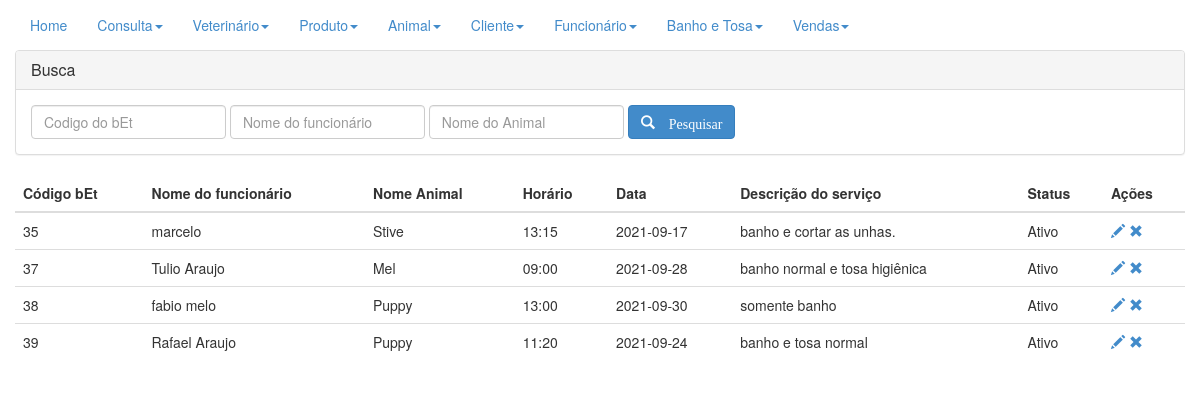
/sourcecode/conbanhoEtosa.php (signed in), run on the app's committed database.
### tables this page shows
CREATE TABLE `bet` (
  `codigo_bet` int(11) NOT NULL,
  `fk_func` int(11) NOT NULL,
  `fk_ani` int(11) NOT NULL,
  `horario` varchar(250) DEFAULT NULL,
  `data_prevista` varchar(250) DEFAULT NULL,
  `descricao` varchar(250) DEFAULT NULL,
  `status` varchar(250) DEFAULT NULL
);

CREATE TABLE `funcionario` (
  `codigo_func` int(11) NOT NULL,
  `nome` varchar(250) NOT NULL,
  `cpf` varchar(250) DEFAULT NULL,
  `telefone` varchar(50) DEFAULT NULL,
  `email` varchar(250) NOT NULL,
  `senha` varchar(250) NOT NULL,
  `status` binary(1) DEFAULT '0'
);

CREATE TABLE `animal` (
  `codigo_ani` int(11) NOT NULL,
  `nome` varchar(250) NOT NULL,
  `raca` varchar(250) DEFAULT NULL,
  `idade` varchar(250) DEFAULT NULL,
  `categoria` varchar(50) DEFAULT NULL,
  `preco` varchar(50) DEFAULT NULL,
  `status` binary(1) DEFAULT '0',
  `codigo_cli` int(11) DEFAULT NULL
);

### sourcecode/conbanhoEtosa.php (the view, shortened to what this page needs)
<!DOCTYPE html>
<html lang="pt_BR">
<head>
  <link rel="stylesheet" type="text/css" href="../CSS/bootstrap.css">
</head>
<body>
<div class="navbar-collapse collapse">
      <ul class="nav navbar-nav navbar-left">
        <li class="active"><a href="home.php">Home</a></li>
        <li class="dropdown ">
          <a href="#" class="dropdown-toggle" data-toggle="dropdown">Consulta<b class="caret"></b></a>
        </li>
        <li class="dropdown ">
          <a href="#" class="dropdown-toggle" data-toggle="dropdown">Veterinário<b class="caret"></b></a>
        </li>
        <li class="dropdown ">
          <a href="#" class="dropdown-toggle" data-toggle="dropdown">Produto<b class="caret"></b></a>
        </li>
        <li class="dropdown">
          <a href="#" class="dropdown-toggle" data-toggle="dropdown">Animal<b class="caret"></b></a>
        </li>
        <li class="dropdown">
          <a href="#" class="dropdown-toggle" data-toggle="dropdown">Cliente<b class="caret"></b></a>
        </li>
        <li class="dropdown">
          <a href="#" class="dropdown-toggle" data-toggle="dropdown">Funcionário<b class="caret"></b></a>
        </li>
        <li class="dropdown">
          <a href="#" class="dropdown-toggle" data-toggle="dropdown">Banho e Tosa<b class="caret"></b></a>
        </li>
        <li class="dropdown">
          <a href="#" class="dropdown-toggle" data-toggle="dropdown">Vendas<b class="caret"></b></a>
        </li>
      </ul>
    </div>
  <div class="container">
    <div class="row">
      <div class="panel-group" id="accordion">
        <div class="panel panel-default">
          <div class="panel-heading">
            <h4 class="panel-title">
              <a data-toggle="collapse" data-parent="#accordion" href="#collapseOne">Busca</a>
            </h4>
          </div>
          <div id="collapseOne" class="panel-collapse collapse in">
            <div class="panel-body">
              <form class="form-inline" method="POST" action="">
                <fieldset>
                  <div class="form-group">
                    <input type="number" class="form-control" name="ibcod" placeholder="Codigo do bEt">
                  </div>
                  <div class="form-group">
                    <input type="text" class="form-control" name="ibfunc" placeholder="Nome do funcionário">
                  </div>
                  <div class="form-group">
                    <input type="text" class="form-control" name="ibnome" placeholder="Nome do Animal">
                  </div>
                  <div class="form-group">
                    <button type="submit" class="btn btn-primary" name="btnPesq">
                      <i class="glyphicon glyphicon-search"> Pesquisar </i>
                    </button>
                  </div>
                </fieldset>
              </form>
            </div>
          </div>
        </div>
      </div>
      <table cellpadding="0" cellspacing="0" class="table">
        <thead>
          <th>Código bEt</th>
          <th>Nome do funcionário</th>
          <th>Nome Animal</th>
          <th>Horário</th>
          <th>Data</th>
          <th>Descrição do serviço</th>
          <th>Status</th>
          <th>Ações</th>
        </thead>
        <tbody>
          <?php
					$link = conectar();
					$condicao = "";
			    $sql = "SELECT bet.codigo_bet, bet.horario, bet.data_prevista, bet.descricao, bet.status, animal.nome as nome_animal, funcionario.nome as nome_funcionario from bet left join animal on bet.fk_ani = animal.codigo_ani left join funcionario on bet.fk_func = funcionario.codigo_func" . $condicao;
          $res = mysqli_query($link,$sql);
					while ($dados = mysqli_fetch_array($res)){
						echo "<tr>";
						echo "<td>".$dados['codigo_bet']."</td>";
						echo "<td>".$dados['nome_funcionario']."</td>";
						echo "<td>".$dados['nome_animal']."</td>";
						echo "<td>".$dados['horario']."</td>";
            echo "<td>".$dados['data_prevista']."</td>";
            echo "<td>".$dados['descricao']."</td>";
						if($dados['status']==1){
							echo "<td><spam>Ativo</spam></td>";
						}else{
							echo "<td><spam>Desativado</spam></td>";
						}
						$id = base64_encode($dados['codigo_bet']);
						echo "<td><a href='frmbanhoEtosa.php?tela=editar&id=".$id."' title='Editar banhoEtosa'> <spam class='glyphicon glyphicon-pencil'> </spam> </a>";
						echo "<a href='frmbanhoEtosa.php?tela=excluir&id=".$id."' title='Excluir banhoEtosa'> <spam class='glyphicon glyphicon-remove'> </spam> </a>";
						echo "</td>";
						echo "</tr>";
					}
					?>
        </tbody>
      </table>
    </div>
  </div>
</body>
</html>

### data on the page
bet: codigo_bet "35", funcionario.nome "marcelo", animal.nome "Stive", horario "13:15", data_prevista "2021-09-17", descricao "banho e cortar as unhas.", status "Ativo"
bet: codigo_bet "37", funcionario.nome "Tulio Araujo", animal.nome "Mel", horario "09:00", data_prevista "2021-09-28", descricao "banho normal e tosa higiênica", status "Ativo"
bet: codigo_bet "38", funcionario.nome "fabio melo", animal.nome "Puppy", horario "13:00", data_prevista "2021-09-30", descricao "somente banho", status "Ativo"
bet: codigo_bet "39", funcionario.nome "Rafael Araujo", animal.nome "Puppy", horario "11:20", data_prevista "2021-09-24", descricao "banho e tosa normal", status "Ativo"
